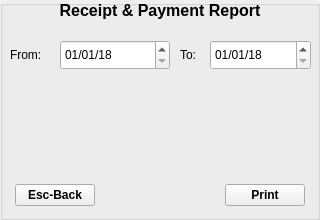
  <widget class="QGroupBox" name="groupBox_Receipt_Payment_Report">
   <property name="geometry">
    <rect>
     <x>0</x>
     <y>1820</y>
     <width>320</width>
     <height>220</height>
    </rect>
   </property>
   <property name="title">
    <string/>
   </property>
   <widget class="QLabel" name="label_32">
    <property name="geometry">
     <rect>
      <x>0</x>
      <y>0</y>
      <width>320</width>
      <height>20</height>
     </rect>
    </property>
    <property name="font">
     <font>
      <pointsize>12</pointsize>
      <weight>75</weight>
      <bold>true</bold>
     </font>
    </property>
    <property name="text">
     <string>Receipt &amp; Payment Report</string>
    </property>
    <property name="alignment">
     <set>Qt::AlignCenter</set>
    </property>
   </widget>
   <widget class="QWidget" name="horizontalLayoutWidget_9">
    <property name="geometry">
     <rect>
      <x>10</x>
      <y>180</y>
      <width>300</width>
      <height>30</height>
     </rect>
    </property>
    <layout class="QHBoxLayout" name="horizontalLayout_9">
     <property name="leftMargin">
      <number>5</number>
     </property>
     <property name="rightMargin">
      <number>5</number>
     </property>
     <item>
      <widget class="QPushButton" name="pushButton_esc_9">
       <property name="font">
        <font>
         <weight>75</weight>
         <bold>true</bold>
        </font>
       </property>
       <property name="focusPolicy">
        <enum>Qt::NoFocus</enum>
       </property>
       <property name="text">
        <string>Esc-Back</string>
       </property>
       <property name="autoDefault">
        <bool>true</bool>
       </property>
      </widget>
     </item>
     <item>
      <spacer name="horizontalSpacer_9">
       <property name="orientation">
        <enum>Qt::Horizontal</enum>
       </property>
       <property name="sizeHint" stdset="0">
        <size>
         <width>40</width>
         <height>20</height>
        </size>
       </property>
      </spacer>
     </item>
     <item>
      <widget class="QPushButton" name="pushButton_print_Receipt_Payment_Report">
       <property name="font">
        <font>
         <weight>75</weight>
         <bold>true</bold>
        </font>
       </property>
       <property name="text">
        <string>Print</string>
       </property>
       <property name="autoDefault">
        <bool>true</bool>
       </property>
      </widget>
     </item>
    </layout>
   </widget>
   <widget class="QLabel" name="label_33">
    <property name="geometry">
     <rect>
      <x>180</x>
      <y>40</y>
      <width>29</width>
      <height>30</height>
     </rect>
    </property>
    <property name="text">
     <string>To:</string>
    </property>
   </widget>
   <widget class="QLabel" name="label_34">
    <property name="geometry">
     <rect>
      <x>10</x>
      <y>40</y>
      <width>49</width>
      <height>30</height>
     </rect>
    </property>
    <property name="text">
     <string>From:</string>
    </property>
   </widget>
   <widget class="QDateEdit" name="dateEdit_from_Receipt_Payment_Report">
    <property name="geometry">
     <rect>
      <x>60</x>
      <y>40</y>
      <width>110</width>
      <height>30</height>
     </rect>
    </property>
    <property name="minimumDate">
     <date>
      <year>2018</year>
      <month>1</month>
      <day>1</day>
     </date>
    </property>
    <property name="displayFormat">
     <string>dd/MM/yy</string>
    </property>
   </widget>
   <widget class="QDateEdit" name="dateEdit_to_Receipt_Payment_Report">
    <property name="geometry">
     <rect>
      <x>210</x>
      <y>40</y>
      <width>101</width>
      <height>30</height>
     </rect>
    </property>
    <property name="minimumDate">
     <date>
      <year>2018</year>
      <month>1</month>
      <day>1</day>
     </date>
    </property>
    <property name="displayFormat">
     <string>dd/MM/yy</string>
    </property>
   </widget>
  </widget>
